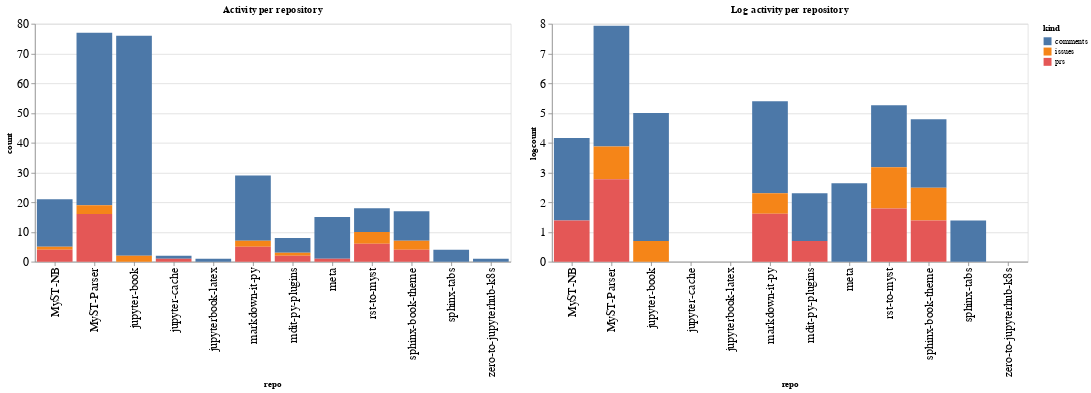

The cell this chart's notebook holds for it:
### Code cell
ch1 = alt.Chart(repo_summaries, width=600, title="Activity per repository").mark_bar().encode(
    x='repo',
    y='count',
    color='kind',
    tooltip="kind"
)

ch2 = alt.Chart(repo_summaries, width=600, title="Log activity per repository").mark_bar().encode(
    x='repo',
    y='logcount',
    color='kind',
    tooltip="kind"
)

ch1 | ch2

### Figure 1 — Vega-Lite specification as saved in the notebook (floating-point values rounded to 4 significant figures)
{"config": {"axisLeft": {"labelFontSize": 15}, "axisBottom": {"labelFontSize": 15}}, "hconcat": [{"mark": "bar", "encoding": {"color": {"type": "nominal", "field": "kind"}, "tooltip": {"type": "nominal", "field": "kind"}, "x": {"type": "nominal", "field": "repo"}, "y": {"type": "quantitative", "field": "count"}}, "title": "Activity per repository", "width": 600}, {"mark": "bar", "encoding": {"color": {"type": "nominal", "field": "kind"}, "tooltip": {"type": "nominal", "field": "kind"}, "x": {"type": "nominal", "field": "repo"}, "y": {"type": "quantitative", "field": "logcount"}}, "title": "Log activity per repository", "width": 600}], "data": {"name": "data-a6857a82e7bebc06fb38a166319d00ec"}, "$schema": "https://vega.github.io/schema/vega-lite/v4.8.1.json", "datasets": {"data-a6857a82e7bebc06fb38a166319d00ec": [{"repo": "MyST-NB", "kind": "comments", "count": 16, "logcount": 2.773}, {"repo": "MyST-NB", "kind": "issues", "count": 1, "logcount": 0.0}, {"repo": "MyST-NB", "kind": "prs", "count": 4, "logcount": 1.386}, {"repo": "MyST-Parser", "kind": "comments", "count": 58, "logcount": 4.06}, {"repo": "MyST-Parser", "kind": "issues", "count": 3, "logcount": 1.099}, {"repo": "MyST-Parser", "kind": "prs", "count": 16, "logcount": 2.773}, {"repo": "jupyter-book", "kind": "comments", "count": 74, "logcount": 4.304}, {"repo": "jupyter-book", "kind": "issues", "count": 2, "logcount": 0.6931}, {"repo": "jupyter-cache", "kind": "comments", "count": 1, "logcount": 0.0}, {"repo": "jupyter-cache", "kind": "prs", "count": 1, "logcount": 0.0}, {"repo": "jupyterbook-latex", "kind": "comments", "count": 1, "logcount": 0.0}, {"repo": "markdown-it-py", "kind": "comments", "count": 22, "logcount": 3.091}, {"repo": "markdown-it-py", "kind": "issues", "count": 2, "logcount": 0.6931}, {"repo": "markdown-it-py", "kind": "prs", "count": 5, "logcount": 1.609}, {"repo": "mdit-py-plugins", "kind": "comments", "count": 5, "logcount": 1.609}, {"repo": "mdit-py-plugins", "kind": "issues", "count": 1, "logcount": 0.0}, {"repo": "mdit-py-plugins", "kind": "prs", "count": 2, "logcount": 0.6931}, {"repo": "meta", "kind": "comments", "count": 14, "logcount": 2.639}, {"repo": "meta", "kind": "prs", "count": 1, "logcount": 0.0}, {"repo": "rst-to-myst", "kind": "comments", "count": 8, "logcount": 2.079}, {"repo": "rst-to-myst", "kind": "issues", "count": 4, "logcount": 1.386}, {"repo": "rst-to-myst", "kind": "prs", "count": 6, "logcount": 1.792}, {"repo": "sphinx-book-theme", "kind": "comments", "count": 10, "logcount": 2.303}, {"repo": "sphinx-book-theme", "kind": "issues", "count": 3, "logcount": 1.099}, {"repo": "sphinx-book-theme", "kind": "prs", "count": 4, "logcount": 1.386}, {"repo": "sphinx-tabs", "kind": "comments", "count": 4, "logcount": 1.386}, {"repo": "zero-to-jupyterhub-k8s", "kind": "comments", "count": 1, "logcount": 0.0}]}}
